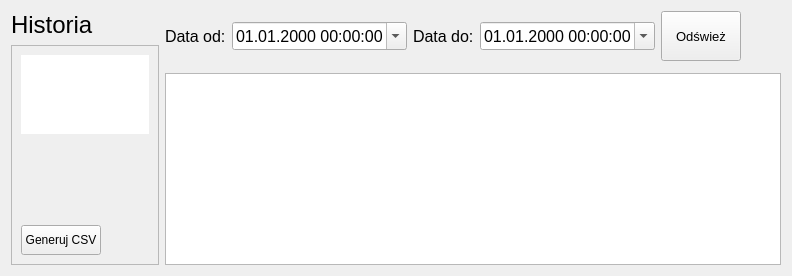
                  <widget class="QWidget" name="page_data">
                   <layout class="QGridLayout" name="gridLayout_2">
                    <item row="1" column="0">
                     <layout class="QHBoxLayout" name="horizontalLayout_9">
                      <item>
                       <layout class="QGridLayout" name="gridLayout_11">
                        <item row="2" column="0">
                         <widget class="QLabel" name="labelBox_history_label">
                          <property name="sizePolicy">
                           <sizepolicy hsizetype="Preferred" vsizetype="Preferred">
                            <horstretch>0</horstretch>
                            <verstretch>0</verstretch>
                           </sizepolicy>
                          </property>
                          <property name="font">
                           <font>
                            <pointsize>18</pointsize>
                            <weight>50</weight>
                            <italic>false</italic>
                            <bold>false</bold>
                           </font>
                          </property>
                          <property name="styleSheet">
                           <string notr="true"/>
                          </property>
                          <property name="text">
                           <string>Historia</string>
                          </property>
                          <property name="wordWrap">
                           <bool>true</bool>
                          </property>
                         </widget>
                        </item>
                        <item row="4" column="0">
                         <widget class="QFrame" name="frame_Interfaces_list_2">
                          <property name="sizePolicy">
                           <sizepolicy hsizetype="Preferred" vsizetype="Expanding">
                            <horstretch>0</horstretch>
                            <verstretch>0</verstretch>
                           </sizepolicy>
                          </property>
                          <property name="frameShape">
                           <enum>QFrame::StyledPanel</enum>
                          </property>
                          <property name="frameShadow">
                           <enum>QFrame::Raised</enum>
                          </property>
                          <layout class="QGridLayout" name="gridLayout_6">
                           <item row="3" column="0">
                            <widget class="QWidget" name="database_statistics_treeview" native="true">
                             <property name="sizePolicy">
                              <sizepolicy hsizetype="MinimumExpanding" vsizetype="Expanding">
                               <horstretch>0</horstretch>
                               <verstretch>0</verstretch>
                              </sizepolicy>
                             </property>
                            </widget>
                           </item>
                           <item row="4" column="0">
                            <widget class="QPushButton" name="pushButton_generate_CSV">
                             <property name="sizePolicy">
                              <sizepolicy hsizetype="Fixed" vsizetype="Fixed">
                               <horstretch>0</horstretch>
                               <verstretch>0</verstretch>
                              </sizepolicy>
                             </property>
                             <property name="minimumSize">
                              <size>
                               <width>0</width>
                               <height>30</height>
                              </size>
                             </property>
                             <property name="text">
                              <string>Generuj CSV</string>
                             </property>
                            </widget>
                           </item>
                           <item row="2" column="0">
                            <widget class="QListWidget" name="listWidget_device_setting_entity">
                             <property name="sizePolicy">
                              <sizepolicy hsizetype="Preferred" vsizetype="MinimumExpanding">
                               <horstretch>0</horstretch>
                               <verstretch>0</verstretch>
                              </sizepolicy>
                             </property>
                             <property name="font">
                              <font>
                               <pointsize>12</pointsize>
                              </font>
                             </property>
                             <property name="frameShape">
                              <enum>QFrame::NoFrame</enum>
                             </property>
                             <property name="verticalScrollBarPolicy">
                              <enum>Qt::ScrollBarAsNeeded</enum>
                             </property>
                             <property name="horizontalScrollBarPolicy">
                              <enum>Qt::ScrollBarAlwaysOff</enum>
                             </property>
                             <property name="sizeAdjustPolicy">
                              <enum>QAbstractScrollArea::AdjustToContents</enum>
                             </property>
                             <property name="editTriggers">
                              <set>QAbstractItemView::NoEditTriggers</set>
                             </property>
                             <property name="selectionMode">
                              <enum>QAbstractItemView::SingleSelection</enum>
                             </property>
                             <property name="selectionBehavior">
                              <enum>QAbstractItemView::SelectRows</enum>
                             </property>
                            </widget>
                           </item>
                          </layout>
                         </widget>
                        </item>
                       </layout>
                      </item>
                      <item>
                       <layout class="QVBoxLayout" name="verticalLayout_7">
                        <item>
                         <layout class="QHBoxLayout" name="horizontalLayout_19">
                          <item>
                           <layout class="QHBoxLayout" name="horizontalLayout_21">
                            <item>
                             <widget class="QLabel" name="label_visualisation_date_from">
                              <property name="sizePolicy">
                               <sizepolicy hsizetype="Minimum" vsizetype="Minimum">
                                <horstretch>0</horstretch>
                                <verstretch>0</verstretch>
                               </sizepolicy>
                              </property>
                              <property name="font">
                               <font>
                                <pointsize>12</pointsize>
                               </font>
                              </property>
                              <property name="text">
                               <string>Data od:</string>
                              </property>
                             </widget>
                            </item>
                            <item>
                             <widget class="QDateTimeEdit" name="dateTimeEdit_visualisation_from">
                              <property name="font">
                               <font>
                                <pointsize>12</pointsize>
                               </font>
                              </property>
                              <property name="correctionMode">
                               <enum>QAbstractSpinBox::CorrectToNearestValue</enum>
                              </property>
                              <property name="displayFormat">
                               <string>dd.MM.yyyy HH:mm:ss</string>
                              </property>
                              <property name="calendarPopup">
                               <bool>true</bool>
                              </property>
                             </widget>
                            </item>
                            <item>
                             <widget class="QLabel" name="label_visualisation_date_to">
                              <property name="sizePolicy">
                               <sizepolicy hsizetype="Minimum" vsizetype="Minimum">
                                <horstretch>0</horstretch>
                                <verstretch>0</verstretch>
                               </sizepolicy>
                              </property>
                              <property name="font">
                               <font>
                                <pointsize>12</pointsize>
                               </font>
                              </property>
                              <property name="text">
                               <string>Data do:</string>
                              </property>
                             </widget>
                            </item>
                            <item>
                             <widget class="QDateTimeEdit" name="dateTimeEdit_visualisation_to">
                              <property name="sizePolicy">
                               <sizepolicy hsizetype="Minimum" vsizetype="Fixed">
                                <horstretch>0</horstretch>
                                <verstretch>0</verstretch>
                               </sizepolicy>
                              </property>
                              <property name="font">
                               <font>
                                <pointsize>12</pointsize>
                               </font>
                              </property>
                              <property name="correctionMode">
                               <enum>QAbstractSpinBox::CorrectToNearestValue</enum>
                              </property>
                              <property name="displayFormat">
                               <string>dd.MM.yyyy HH:mm:ss</string>
                              </property>
                              <property name="calendarPopup">
                               <bool>true</bool>
                              </property>
                             </widget>
                            </item>
                            <item>
                             <widget class="QPushButton" name="btn_database_statistics_reload_statistics_data">
                              <property name="sizePolicy">
                               <sizepolicy hsizetype="Preferred" vsizetype="Fixed">
                                <horstretch>0</horstretch>
                                <verstretch>0</verstretch>
                               </sizepolicy>
                              </property>
                              <property name="minimumSize">
                               <size>
                                <width>0</width>
                                <height>50</height>
                               </size>
                              </property>
                              <property name="font">
                               <font>
                                <pointsize>10</pointsize>
                                <weight>50</weight>
                                <italic>false</italic>
                                <bold>false</bold>
                               </font>
                              </property>
                              <property name="cursor">
                               <cursorShape>PointingHandCursor</cursorShape>
                              </property>
                              <property name="layoutDirection">
                               <enum>Qt::LeftToRight</enum>
                              </property>
                              <property name="styleSheet">
                               <string notr="true"/>
                              </property>
                              <property name="text">
                               <string>Odśwież</string>
                              </property>
                              <property name="autoRepeat">
                               <bool>false</bool>
                              </property>
                             </widget>
                            </item>
                           </layout>
                          </item>
                          <item>
                           <spacer name="horizontalSpacer">
                            <property name="orientation">
                             <enum>Qt::Horizontal</enum>
                            </property>
                            <property name="sizeHint" stdset="0">
                             <size>
                              <width>40</width>
                              <height>20</height>
                             </size>
                            </property>
                           </spacer>
                          </item>
                         </layout>
                        </item>
                        <item>
                         <layout class="QHBoxLayout" name="horizontalLayout_18">
                          <item>
                           <widget class="QWidget" name="widget_qt_chart_database_statistics" native="true">
                            <property name="sizePolicy">
                             <sizepolicy hsizetype="Expanding" vsizetype="Expanding">
                              <horstretch>0</horstretch>
                              <verstretch>0</verstretch>
                             </sizepolicy>
                            </property>
                            <property name="styleSheet">
                             <string notr="true"/>
                            </property>
                           </widget>
                          </item>
                         </layout>
                        </item>
                        <item>
                         <layout class="QVBoxLayout" name="verticalLayout_8">
                          <item>
                           <layout class="QHBoxLayout" name="horizontalLayout_11">
                            <item>
                             <widget class="QTableView" name="table_view_statistics_table">
                              <property name="sizePolicy">
                               <sizepolicy hsizetype="MinimumExpanding" vsizetype="Minimum">
                                <horstretch>0</horstretch>
                                <verstretch>0</verstretch>
                               </sizepolicy>
                              </property>
                              <property name="styleSheet">
                               <string notr="true"/>
                              </property>
                             </widget>
                            </item>
                           </layout>
                          </item>
                         </layout>
                        </item>
                       </layout>
                      </item>
                     </layout>
                    </item>
                   </layout>
                  </widget>
